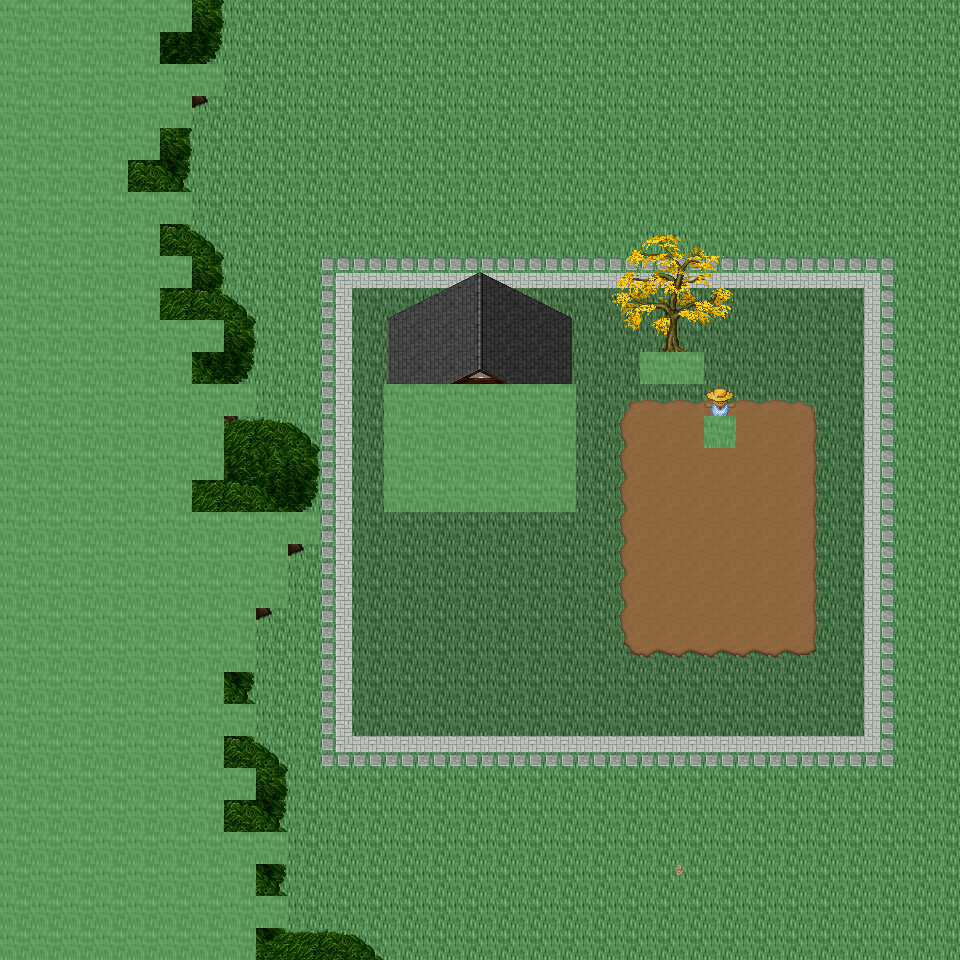

Rendered tile map (Tiled .tmx) drawn with the repository's tilesets; below, a short description and the map source with its tile grids summarised:
An orthogonal 30x30 tile map with 32x32 px tiles, 6 tile layers (Ground, Object, Object2, Above, ...), 50 tilesets and 2 objects (2x mapExit).

<map version="1.0" orientation="orthogonal" renderorder="right-down" width="30" height="30" tilewidth="32" tileheight="32" nextobjectid="3">
  <tileset firstgid="1" name="tileset_ground_ground" tilewidth="32" tileheight="32" tilecount="33" columns="3">
    <image source="../drawable/tileset_ground_ground.png" width="96" height="352" />
  </tileset>
  <tileset firstgid="34" name="tileset_building_castle" tilewidth="32" tileheight="32" tilecount="320" columns="20">
    <image source="../drawable/tileset_building_castle.png" width="640" height="512" />
  </tileset>
  <tileset firstgid="354" name="tileset_furniture_carpet_carpets_2" tilewidth="32" tileheight="32" tilecount="20" columns="4">
    <image source="../drawable/tileset_furniture_carpet_carpets_2.png" width="128" height="160" />
  </tileset>
  <tileset firstgid="374" name="tileset_ground_indoor_tiles" tilewidth="32" tileheight="32" tilecount="8" columns="2">
    <image source="../drawable/tileset_ground_indoor_tiles.png" width="64" height="128" />
  </tileset>
  <tileset firstgid="382" name="tileset_building_entrance_int_iron_bars" tilewidth="32" tileheight="32" tilecount="12" columns="3">
    <image source="../drawable/tileset_building_entrance_int_iron_bars.png" width="96" height="128" />
  </tileset>
  <tileset firstgid="394" name="tileset_plant_bush_hedge" tilewidth="32" tileheight="32" tilecount="35" columns="5">
    <image source="../drawable/tileset_plant_bush_hedge.png" width="160" height="224" />
  </tileset>
  <tileset firstgid="429" name="tileset_building_church" tilewidth="32" tileheight="32" tilecount="56" columns="8">
    <image source="../drawable/tileset_building_church.png" width="256" height="224" />
  </tileset>
  <tileset firstgid="485" name="tileset_logic_collision" tilewidth="32" tileheight="32" tilecount="1" columns="1">
    <image source="../drawable/tileset_logic_collision.png" width="32" height="32" />
  </tileset>
  <tileset firstgid="486" name="tileset_logic_item_vegetable" tilewidth="32" tileheight="32" tilecount="16" columns="8">
    <image source="../drawable/tileset_logic_item_vegetable.png" width="256" height="64" />
  </tileset>
  <tileset firstgid="502" name="tileset_ground_rock_rocks" tilewidth="32" tileheight="32" tilecount="4" columns="2">
    <image source="../drawable/tileset_ground_rock_rocks.png" width="64" height="64" />
  </tileset>
  <tileset firstgid="506" name="tileset_item_corpse_huge_animal" tilewidth="32" tileheight="32" tilecount="16" columns="2">
    <image source="../drawable/tileset_item_corpse_huge_animal.png" width="64" height="256" />
  </tileset>
  <tileset firstgid="522" name="tileset_plant_tree_dead_tree_4" tilewidth="32" tileheight="32" tilecount="20" columns="4">
    <image source="../drawable/tileset_plant_tree_dead_tree_4.png" width="128" height="160" />
  </tileset>
  <tileset firstgid="542" name="tileset_logic_creature_undead" tilewidth="32" tileheight="32" tilecount="16" columns="8">
    <image source="../drawable/tileset_logic_creature_undead.png" width="256" height="64" />
  </tileset>
  <tileset firstgid="558" name="tileset_plant_tree_dead_tree_2" tilewidth="32" tileheight="32" tilecount="20" columns="4">
    <image source="../drawable/tileset_plant_tree_dead_tree_2.png" width="128" height="160" />
  </tileset>
  <tileset firstgid="578" name="tileset_item_gothic_headstone_2" tilewidth="32" tileheight="32" tilecount="3" columns="1">
    <image source="../drawable/tileset_item_gothic_headstone_2.png" width="32" height="96" />
  </tileset>
  <tileset firstgid="581" name="tileset_building_house_3" tilewidth="32" tileheight="32" tilecount="48" columns="6">
    <image source="../drawable/tileset_building_house_3.png" width="192" height="256" />
  </tileset>
  <tileset firstgid="629" name="tileset_object_scarecrow" tilewidth="32" tileheight="32" tilecount="2" columns="1">
    <image source="../drawable/tileset_object_scarecrow.png" width="32" height="64" />
  </tileset>
  <tileset firstgid="631" name="tileset_plant_tree_fall_trees" tilewidth="32" tileheight="32" tilecount="40" columns="8">
    <image source="../drawable/tileset_plant_tree_fall_trees.png" width="256" height="160" />
  </tileset>
  <tileset firstgid="671" name="tileset_logic_creature_undead_fallen" tilewidth="32" tileheight="32" tilecount="16" columns="8">
    <image source="../drawable/tileset_logic_creature_undead_fallen.png" width="256" height="64" />
  </tileset>
  <tileset firstgid="687" name="tileset_building_decoration_orbpedestal" tilewidth="32" tileheight="32" tilecount="2" columns="1">
    <image source="../drawable/tileset_building_decoration_orbpedestal.png" width="32" height="64" />
  </tileset>
  <tileset firstgid="689" name="tileset_ground_rock_rocks_3" tilewidth="32" tileheight="32" tilecount="16" columns="4">
    <image source="../drawable/tileset_ground_rock_rocks_3.png" width="128" height="128" />
  </tileset>
  <tileset firstgid="705" name="tileset_plant_tree_chestnut_tree" tilewidth="32" tileheight="32" tilecount="20" columns="4">
    <image source="../drawable/tileset_plant_tree_chestnut_tree.png" width="128" height="160" />
  </tileset>
  <tileset firstgid="725" name="tileset_plant_stump_hollow_logs" tilewidth="32" tileheight="32" tilecount="6" columns="3">
    <image source="../drawable/tileset_plant_stump_hollow_logs.png" width="96" height="64" />
  </tileset>
  <tileset firstgid="731" name="tileset_logic_creature_golem" tilewidth="32" tileheight="32" tilecount="4" columns="4">
    <image source="../drawable/tileset_logic_creature_golem.png" width="128" height="32" />
  </tileset>
  <tileset firstgid="735" name="tileset_ground_grass_edges" tilewidth="32" tileheight="32" tilecount="36" columns="12">
    <image source="../drawable/tileset_ground_grass_edges.png" width="384" height="96" />
  </tileset>
  <tileset firstgid="771" name="tileset_ground_grass_corners" tilewidth="32" tileheight="32" tilecount="24" columns="6">
    <image source="../drawable/tileset_ground_grass_corners.png" width="192" height="128" />
  </tileset>
  <tileset firstgid="795" name="tileset_ground_water_pool" tilewidth="32" tileheight="32" tilecount="72" columns="3">
    <image source="../drawable/tileset_ground_water_pool.png" width="96" height="768" />
  </tileset>
  <tileset firstgid="867" name="tileset_ground_earth_edges" tilewidth="32" tileheight="32" tilecount="18" columns="6">
    <image source="../drawable/tileset_ground_earth_edges.png" width="192" height="96" />
  </tileset>
  <tileset firstgid="885" name="tileset_logic_creature_ent" tilewidth="32" tileheight="32" tilecount="4" columns="4">
    <image source="../drawable/tileset_logic_creature_ent.png" width="128" height="32" />
  </tileset>
  <tileset firstgid="889" name="tileset_plant_leaves" tilewidth="32" tileheight="32" tilecount="8" columns="4">
    <image source="../drawable/tileset_plant_leaves.png" width="128" height="64" />
  </tileset>
  <tileset firstgid="897" name="tileset_object_well_hoist" tilewidth="32" tileheight="32" tilecount="9" columns="3">
    <image source="../drawable/tileset_object_well_hoist.png" width="96" height="96" />
  </tileset>
  <tileset firstgid="906" name="tileset_building_stairs_grey_stone_stairs_down" tilewidth="32" tileheight="32" tilecount="6" columns="3">
    <image source="../drawable/tileset_building_stairs_grey_stone_stairs_down.png" width="96" height="64" />
  </tileset>
  <tileset firstgid="912" name="tileset_ground_green_paving" tilewidth="32" tileheight="32" tilecount="18" columns="3">
    <image source="../drawable/tileset_ground_green_paving.png" width="96" height="192" />
  </tileset>
  <tileset firstgid="930" name="tileset_plant_tree_tree_darkgreen" tilewidth="32" tileheight="32" tilecount="88" columns="8">
    <image source="../drawable/tileset_plant_tree_tree_darkgreen.png" width="256" height="352" />
  </tileset>
  <tileset firstgid="1018" name="tileset_light_dim_light_7x5" tilewidth="32" tileheight="32" tilecount="35" columns="7">
    <image source="../drawable/tileset_light_dim_light_7x5.png" width="224" height="160" />
  </tileset>
  <tileset firstgid="1053" name="tileset_furniture_light_lamp_bronze" tilewidth="32" tileheight="32" tilecount="3" columns="1">
    <image source="../drawable/tileset_furniture_light_lamp_bronze.png" width="32" height="96" />
  </tileset>
  <tileset firstgid="1056" name="tileset_light_light_5x5" tilewidth="32" tileheight="32" tilecount="25" columns="5">
    <image source="../drawable/tileset_light_light_5x5.png" width="160" height="160" />
  </tileset>
  <tileset firstgid="1081" name="tileset_plant_tree_pine_tree" tilewidth="32" tileheight="32" tilecount="20" columns="4">
    <image source="../drawable/tileset_plant_tree_pine_tree.png" width="128" height="160" />
  </tileset>
  <tileset firstgid="1101" name="tileset_plant_tree_pine_tree_1" tilewidth="32" tileheight="32" tilecount="20" columns="4">
    <image source="../drawable/tileset_plant_tree_pine_tree_1.png" width="128" height="160" />
  </tileset>
  <tileset firstgid="1121" name="tileset_furniture_chair_bench_wooden" tilewidth="32" tileheight="32" tilecount="8" columns="2">
    <image source="../drawable/tileset_furniture_chair_bench_wooden.png" width="64" height="128" />
  </tileset>
  <tileset firstgid="1129" name="tileset_plant_flower_flowers_mixed" tilewidth="32" tileheight="32" tilecount="16" columns="4">
    <image source="../drawable/tileset_plant_flower_flowers_mixed.png" width="128" height="128" />
  </tileset>
  <tileset firstgid="1145" name="tileset_building_thatched_roof_cottage1" tilewidth="32" tileheight="32" tilecount="20" columns="4">
    <image source="../drawable/tileset_building_thatched_roof_cottage1.png" width="128" height="160" />
  </tileset>
  <tileset firstgid="1165" name="tileset_item_blood_floor_stain" tilewidth="32" tileheight="32" tilecount="1" columns="1">
    <image source="../drawable/tileset_item_blood_floor_stain.png" width="32" height="32" />
  </tileset>
  <tileset firstgid="1166" name="tileset_item_firewood" tilewidth="32" tileheight="32" tilecount="12" columns="3">
    <image source="../drawable/tileset_item_firewood.png" width="96" height="128" />
  </tileset>
  <tileset firstgid="1178" name="tileset_item_gothic_headstone_1" tilewidth="32" tileheight="32" tilecount="1" columns="1">
    <image source="../drawable/tileset_item_gothic_headstone_1.png" width="32" height="32" />
  </tileset>
  <tileset firstgid="1179" name="tileset_item_gothic_tiny_headstone" tilewidth="32" tileheight="32" tilecount="1" columns="1">
    <image source="../drawable/tileset_item_gothic_tiny_headstone.png" width="32" height="32" />
  </tileset>
  <tileset firstgid="1180" name="tileset_plant_mosses" tilewidth="32" tileheight="32" tilecount="16" columns="4">
    <image source="../drawable/tileset_plant_mosses.png" width="128" height="128" />
  </tileset>
  <tileset firstgid="1196" name="tileset_building_fence_wooden_brown_fence" tilewidth="32" tileheight="32" tilecount="42" columns="7">
    <image source="../drawable/tileset_building_fence_wooden_brown_fence.png" width="224" height="192" />
  </tileset>
  <tileset firstgid="1238" name="tileset_logic_creature_undead_skeleton" tilewidth="32" tileheight="32" tilecount="6" columns="6">
    <image source="../drawable/tileset_logic_creature_undead_skeleton.png" width="192" height="32" />
  </tileset>
  <tileset firstgid="1244" name="tileset_logic_creature_undead_specter" tilewidth="32" tileheight="32" tilecount="6" columns="6">
    <image source="../drawable/tileset_logic_creature_undead_specter.png" width="192" height="32" />
  </tileset>
  <layer name="Ground" width="30" height="30">
    <data>[900 cells, 900 non-empty, 3 distinct tile ids]</data>
  </layer>
  <layer name="Object" width="30" height="30">
    <data>[900 cells, 350 non-empty, 29 distinct tile ids]</data>
  </layer>
  <layer name="Object2" width="30" height="30">
    <data>[900 cells, 24 non-empty, 24 distinct tile ids]</data>
  </layer>
  <layer name="Above" width="30" height="30">
    <data>[900 cells, 280 non-empty, 49 distinct tile ids]</data>
  </layer>
  <layer name="Above2" width="30" height="30">
    <data>[900 cells, 111 non-empty, 6 distinct tile ids]</data>
  </layer>
  <layer name="Walkable" width="30" height="30">
    <data>[900 cells, 238 non-empty, 1 distinct tile ids]</data>
  </layer>
  <objectgroup name="MapEvents">
    <object id="1" name="south" type="mapExit" x="256" y="928" width="704" height="32">
      <properties>
        <property name="map" value="level_0_x221_y60" />
        <property name="x" value="8" />
        <property name="y" value="1" />
      </properties>
    </object>
    <object id="2" name="east" type="mapExit" x="928" y="0" width="32" height="960">
      <properties>
        <property name="map" value="level_0_x222_y59" />
        <property name="x" value="1" />
        <property name="y" value="0" />
      </properties>
    </object>
  </objectgroup>
</map>
